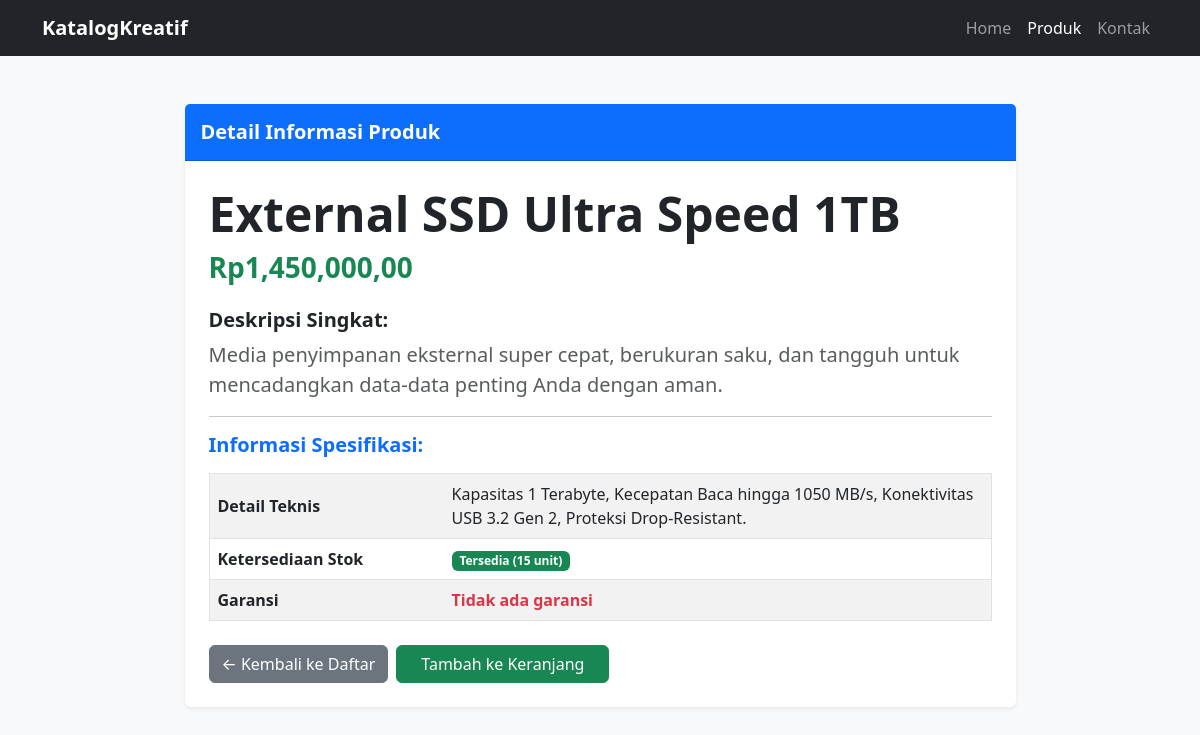
Page /produk/6/ on the committed database.
### katalog/models.py (models this page shows, shortened)
class Produk(models.Model):
    nama = models.CharField(max_length=200)
    harga = models.IntegerField()
    deskripsi = models.TextField()
    spesifikasi = models.TextField(blank=True, null=True)
    stok = models.IntegerField(default=0)
    garansi = models.IntegerField(default=0, help_text="Isi dengan angka tahun. Contoh: 0 untuk tidak ada, 1 untuk 1 tahun.")
    tanggal_input = models.DateTimeField(auto_now_add=True)

### katalog/views.py (the view)
# urls.py: path('produk/<int:id>/', views.detail_produk, name='detail_produk'),
def detail_produk(request, id):
    produk = get_object_or_404(Produk, id=id)
    return render(request, 'katalog/detail_produk.html', {'produk': produk})

### katalog/templates/katalog/detail_produk.html (shortened to what this page needs)
{% load humanize %}
<!doctype html>
<html lang="id">
  <head>
    <link
      href="https://cdn.jsdelivr.net/npm/bootstrap@5.3.0/dist/css/bootstrap.min.css"
      rel="stylesheet"
    />
  </head>
  <body class="bg-light">
    <nav class="navbar navbar-expand-lg navbar-dark bg-dark">
      <div class="container">
        <a class="navbar-brand fw-bold" href="/">KatalogKreatif</a>
        <div class="navbar-nav ms-auto">
          <a class="nav-link" href="/">Home</a>
          <a class="nav-link active" href="/produk/">Produk</a>
          <a class="nav-link" href="/kontak/">Kontak</a>
        </div>
      </div>
    </nav>
    <div class="container mt-5 mb-5">
      <div class="row justify-content-center">
        <div class="col-md-9">
          <div class="card shadow-sm border-0">
            <div class="card-header bg-primary text-white py-3">
              <h5 class="mb-0 fw-bold">Detail Informasi Produk</h5>
            </div>
            <div class="card-body p-4">
              <div class="row">
                <div class="col-md-12">
                  <h1 class="display-5 fw-bold text-dark">{{ produk.nama }}</h1>
                  <h3 class="text-success mb-4 fw-bold">
                    Rp{{ produk.harga|intcomma }},00
                  </h3>
                  <h5 class="fw-bold">Deskripsi Singkat:</h5>
                  <p class="lead text-muted">{{ produk.deskripsi }}</p>
                  <hr />
                  <h5 class="fw-bold text-primary mb-3">
                    Informasi Spesifikasi:
                  </h5>
                  <table class="table table-striped border align-middle">
                    <tr>
                      <th width="30%">Detail Teknis</th>
                      <td>{{ produk.spesifikasi }}</td>
                    </tr>
                    <tr>
                      <th>Ketersediaan Stok</th>
                      <td>
                        {% if produk.stok > 0 %}
                        <span class="badge bg-success"
                          >Tersedia ({{ produk.stok }} unit)</span
                        >
                        {% else %}
                        <span class="badge bg-danger">Habis</span>
                        {% endif %}
                      </td>
                    </tr>
                    <tr>
                      <th>Garansi</th>
                      <td>
                        {% if produk.garansi == 0 %}
                        <span class="text-danger fw-semibold"
                          >Tidak ada garansi</span
                        >
                        {% else %}
                        <span class="text-dark"
                          >{{ produk.garansi }} Tahun Resmi</span
                        >
                        {% endif %}
                      </td>
                    </tr>
                  </table>
                  <div class="mt-4 d-flex gap-2">
                    <a href="/produk/" class="btn btn-secondary"
                      >&larr; Kembali ke Daftar</a
                    >
                    {% if produk.stok > 0 %}
                    <button class="btn btn-success px-4">
                      Tambah ke Keranjang
                    </button>
                    {% else %}
                    <button class="btn btn-success px-4" disabled>
                      Tambah ke Keranjang
                    </button>
                    {% endif %}
                  </div>
                </div>
              </div>
            </div>
          </div>
        </div>
      </div>
    </div>
  </body>
</html>

### rows in the picture
Produk: nama "External SSD Ultra Speed 1TB", harga "1,450,000", deskripsi "Media penyimpanan eksternal super cepat, berukuran saku, dan tangguh untuk mencadangkan data-data penting Anda dengan aman.", spesifikasi "Kapasitas 1 Terabyte, Kecepatan Baca hingga 1050 MB/s, Konektivitas USB 3.2 Gen 2, Proteksi Drop-Resistant.", stok "15"
